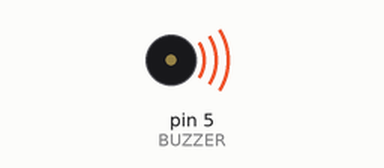
The sketch below on a simulated Arduino Uno, built with avr-gcc and run on an emulated ATmega328P. On the bench: buzzer (waves = sounding).

Above: at 0.1 s.
Timing chart, 0 to 3.0 s (numbered marks = the images above):
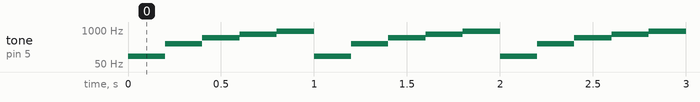

The sketch:

uso_buzzer.ino
```cpp
// Programa que hace 9 tonos de sonido mediante el buzzer

#define BUZZER 5

void setup() {
  pinMode(BUZZER, OUTPUT);
}

void loop() {
  tone(BUZZER, 100);
  delay(200);
  noTone(BUZZER);

  tone(BUZZER, 300);
  delay(200);
  noTone(BUZZER);

  tone(BUZZER, 500);
  delay(200);
  noTone(BUZZER);

  tone(BUZZER, 700);
  delay(200);
  noTone(BUZZER);

  tone(BUZZER, 900);
  delay(200);
  noTone(BUZZER);
}
```

Measured:
- by itself, tone on pin 5 (BUZZER): repeats every 1.0 s: 300 Hz 0.20 s, 500 Hz 0.20 s, 700 Hz 0.20 s, 900 Hz 0.20 s, 100 Hz 0.20 s
